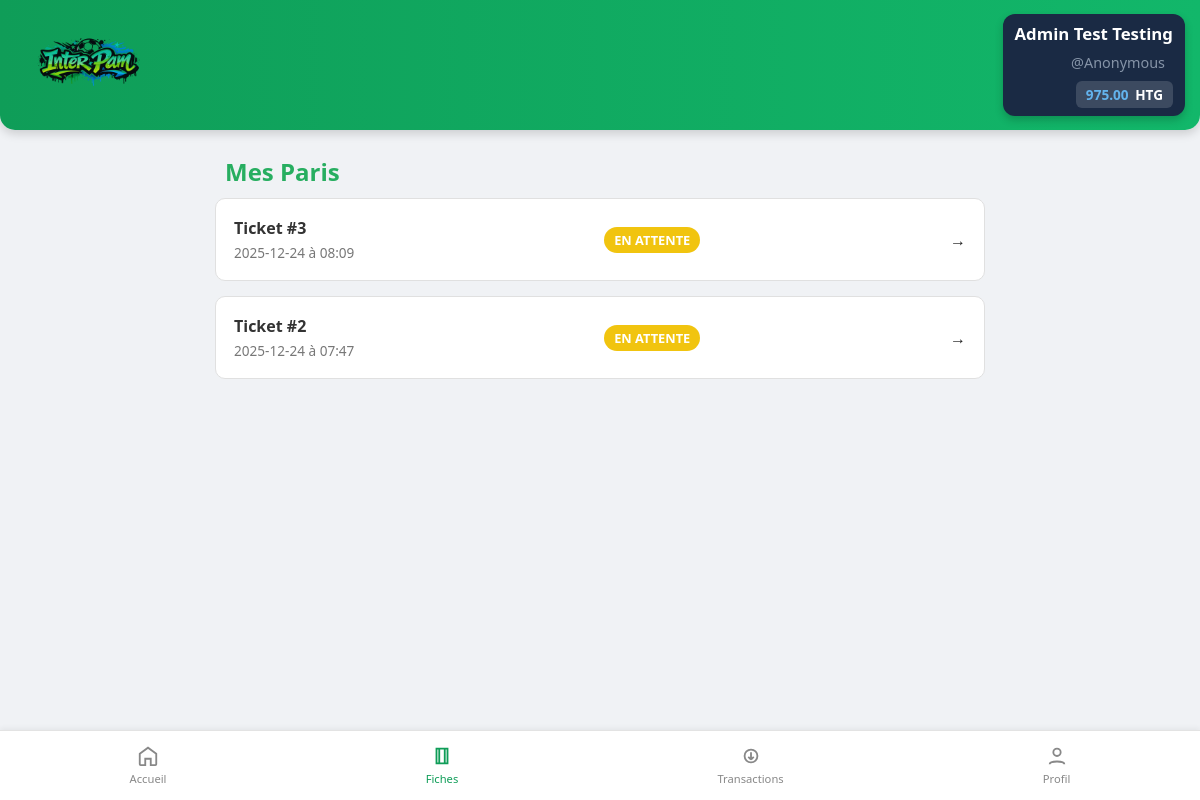
/fiches (signed in), run on an earlier commit of the app's database.
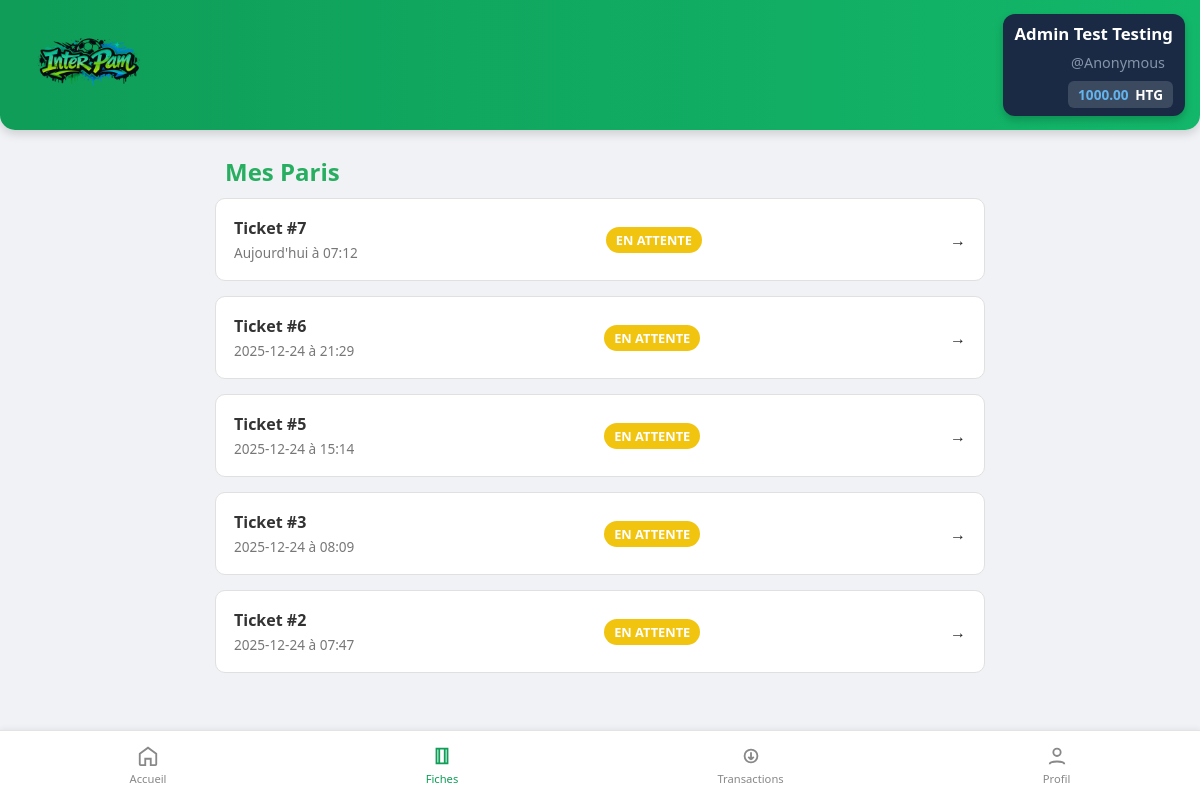
And on a later commit of the database.
### tables this page shows
CREATE TABLE parieurs (
                    id INTEGER PRIMARY KEY AUTOINCREMENT NOT NULL,
                    prenom TEXT NOT NULL,
                    nom TEXT NOT NULL,
                    username TEXT NOT NULL UNIQUE,
                    email TEXT NOT NULL UNIQUE,
                    age INT NOT NULL,
                    classe TEXT NOT NULL,
                    mdp TEXT NOT NULL,
                    created_at TEXT NOT NULL,
                    solde INTEGER DEFAULT 100000,
                    role TEXT DEFAULT 'parieur'
                );

CREATE TABLE paris (
                    id INTEGER PRIMARY KEY AUTOINCREMENT NOT NULL,
                    mise INTEGER NOT NULL,
                    gain_potentiel INTEGER NOT NULL,
                    date_pari TEXT NOT NULL,
                    statut TEXT DEFAULT 'En attente',
                    parieur_id INTEGER,
                    FOREIGN KEY (parieur_id) REFERENCES parieurs(id) ON DELETE CASCADE
                );

### routes.py (the view)
@app.route("/fiches")
def fiches():
    if "username" not in session:
        flash("Veuillez vous connecter !")
        return redirect(url_for("login"))
    user = get_user_by_username(session["username"])
    mes_fiches = get_fiches_detaillees(user["id"])
    return render_template("fiches.html", fiches=mes_fiches)

### data.py (called while the page is built)
def depuis_centimes(centimes):
    if centimes is None:
        return Decimal("0.00")
    return (Decimal(str(centimes)) / Decimal("100")).quantize(Decimal("0.01"))

def get_user_by_username(username):
    try:
        with sqlite3.connect(DB_NAME) as conn:
            conn.row_factory = sqlite3.Row
            cur = conn.cursor()
            cur.execute("SELECT * FROM parieurs WHERE username = ?", (username,))
            user = cur.fetchone()
            if user:
                user_dict = dict(user)
                user_dict["solde"] = depuis_centimes(user_dict["solde"])
                return user_dict
            return None
    except sqlite3.Error as e:
        print(f"Erreur : {e}")
        return None

### routes.py (called while the page is built)
def set_date(date_a_tester):
    try:
        partie_date, partie_heure = date_a_tester.split(" ")
        heure_formatee = partie_heure[:5]
    except ValueError:
        return date_a_tester
    aujourdhui = date.today().isoformat()
    hier = (date.today() - timedelta(days=1)).isoformat()
    demain = (date.today() + timedelta(days=1)).isoformat()
    if partie_date == aujourdhui:
        return f"Aujourd'hui à {heure_formatee}"
    elif partie_date == hier:
        return f"Hier à {heure_formatee}"
    elif partie_date == demain:
        return f"Demain à {heure_formatee}"
    else:
        return f"{partie_date} à {heure_formatee}"

@app.context_processor
def inject_user():
    user = None
    if "username" in session:
        user = get_user_by_username(session["username"])
    return dict(current_user=user)

@app.template_filter("devise")
def format_devise(valeur_centimes):
    return "{:,.2f} HTG".format(valeur_centimes / 100)

### templates/fiches.html (shortened to what this page needs)
{% extends 'base.html' %} {% block css %}
<link rel="stylesheet" href="{{ url_for('static', filename='css/fiches.css') }}" type="text/css" media="all" />
{% endblock %} {% block content %}
<div class="fiches-container">
	<h2 class="section-title">Mes Paris</h2>
	{% if not fiches %}
	<div style="text-align: center; margin-top: 50px;">
		<p>Vous n'avez pas encore placé de paris.</p>
		<a href="{{ url_for('home') }}" class="btn-parier" style="display:inline-block; margin-top:15px; padding:10px 20px; background:#007bff; color:white; border-radius:5px; text-decoration:none;">Commencer à parier</a>
	</div>
	{% else %}
	<div class="fiches-list">
		 {% for id_pari, info in fiches.items() %}
		<details class="pari-card">
			<summary>
				<div class="ticket-info">
					<span class="ticket-id">Ticket #{{ id_pari }}</span>
					<span class="ticket-date">{{ set_date(info.date) }}</span>
				</div>
				 {% set status_class = 'status-en-attente' %} {% if info.statut == 'gagné' %}{% set status_class = 'status-gagne' %} {% elif info.statut == 'perdu' %}{% set status_class = 'status-perdu' %}{% endif %}
				<span class="status-badge {{ status_class }}"> {{ info.statut if info.statut else 'En attente' }} </span>
			</summary>
		</details>
		{% endfor %}
	</div>
	{% endif %}
</div>
{% endblock %}

### templates/base.html (shortened to what this page needs)
<!doctype html>
<html lang="fr">
  <head>
    <link rel="stylesheet" href="{{ url_for('static', filename='css/base.css') }}" />
    {% block css %}{% endblock %}
  </head>
  <body>
    <header class="top-bar">
      <div class="brand"><img src="{{url_for('static', filename='img/logo.png') }}" alt="Logo de InterPam" class="logo"/>
      </div>
      <div class="user-zone">
        <span class="user-name">{{ current_user.prenom|title }} {{ current_user.nom|title }}</span>
        <span class="username">@{{current_user.username}}</span>
        <div class="balance">{{ current_user.solde }} <strong>HTG</strong>
        </div>
      </div>
    </header>
    <main class="content">
      {% block content %} {% endblock %}
    <nav class="bottom-nav">
      <a href="{{ url_for('home') }}" class="nav-item {{ 'active' if request.endpoint == 'home' }}">
        <svg viewBox="0 0 24 24" class="icon">
          <path d="M3 9.5L12 3l9 6.5V21a1 1 0 0 1-1 1h-5v-7h-6v7H4a1 1 0 0 1-1-1V9.5z" />
        </svg>
        <span>Accueil</span>
      </a>
      <a href="{{ url_for('fiches') }}" class="nav-item {{ 'active' if request.endpoint == 'fiches' }}">
        <svg viewBox="0 0 24 24" class="icon">
          <path d="M6 4h12v16H6zM9 4v16M15 4v16" />
        </svg>
        <span>Fiches</span>
      </a>
      <a href="transactions.html" class="nav-item">
        <svg viewBox="0 0 24 24" class="icon">
          <path d="M12 8v8m0 0l-3-3m3 3l3-3M5 12a7 7 0 1 1 14 0 7 7 0 0 1-14 0z" />
        </svg>
        <span>Transactions</span>
      </a>
      <a href="profil.html" class="nav-item">
        <svg viewBox="0 0 24 24" class="icon">
          <circle cx="12" cy="8" r="4" />
          <path d="M4 21c0-4 16-4 16 0" />
        </svg>
        <span>Profil</span>
      </a>
    </nav>
  </body>
</html>

### static/css/base.css (style rules this page uses)
* { margin: 0; padding: 0; box-sizing: border-box; font-family: "Poppins", system-ui, sans-serif; }
body { background: #f0f2f5; color: #222; padding-bottom: 80px; }
.top-bar { width: 100%; height: 130px; background: linear-gradient(90deg, #0f9d58, #12b76a); display: flex; align-items: center; justify-content: space-between; padding: 0 15px; color: white; box-shadow: 0 4px 10px rgba(0, 0, 0, 0.15); z-index: 100; border-radius: 0 0 15px 15px; }
.brand { display: flex; flex-direction: column; align-items: center; gap: 12px; }
.logo { width: 150px; height: auto; padding: 8px; border-radius: 12px; display: block; }
.user-zone { background: #1a2a44; padding: 8px 12px; border-radius: 12px; text-align: right; box-shadow: 0 4px 8px rgba(0, 0, 0, 0.2); min-width: 140px; align-items: center; justify-content: center; align-content: center; line-height: 1.4; }
.user-name { display: block; font-size: 1.05rem; font-weight: 700; color: #fff; margin: 0; padding: 0; }
.username { display: block; font-size: 0.9rem; opacity: 0.8; color: #a0aec0; margin: 8px; }
.balance { background: rgba(255, 255, 255, 0.15); padding: 4px 10px; border-radius: 6px; font-size: 0.85rem; font-weight: 600; color: #63b3ed; display: inline-block; }
.balance strong { color: white; margin-left: 3px; }
.bottom-nav { position: fixed; left: 0; bottom: 0; width: 100%; height: 70px; margin: 0; padding: 0; background: #fff; border-top: 1px solid #e3e3e3; display: flex; justify-content: space-around; align-items: center; box-shadow: 0 -2px 5px rgba(0, 0, 0, 0.05); }
.nav-item { text-decoration: none; color: #888; font-size: 0.7rem; display: flex; flex-direction: column; align-items: center; transition: color 0.2s ease; }
.nav-item .icon { width: 22px; height: 22px; stroke: currentColor; fill: none; stroke-width: 2; margin-bottom: 4px; }
.nav-item.active { color: #0f9d58; }

### static/css/fiches.css (style rules this page uses)
.section-title { color: #27ae60; padding: 5px; margin: 5px; }
.fiches-container { max-width: 800px; margin: 20px auto; padding: 0 15px; }
.pari-card { background: #ffffff; border: 1px solid #e0e0e0; border-radius: 10px; margin-bottom: 15px; transition: all 0.3s cubic-bezier(0.4, 0, 0.2, 1); transition: open 2s ease; }
summary { list-style: none; padding: 18px; cursor: pointer; display: flex; justify-content: space-between; align-items: center; font-weight: 500; }
summary::after { content: '→'; transition: all 0.3s; font-weight: bold; }
.ticket-info { display: flex; flex-direction: column; gap: 4px; }
.ticket-id { font-weight: bold; color: #333; }
.ticket-date { font-size: 0.85em; color: #777; }
.status-badge { padding: 4px 10px; border-radius: 20px; font-size: 0.8em; font-weight: bold; text-transform: uppercase; color: #fff; }
.status-en-attente { background-color: #f1c40f; }

What changed in the data, as far as the page shows it:
added paris: id "7", date_pari "Aujourd'hui à 07:12", statut "EN ATTENTE"
added paris: id "6", date_pari "2025-12-24 à 21:29", statut "EN ATTENTE"
added paris: id "5", date_pari "2025-12-24 à 15:14", statut "EN ATTENTE"
Also different on the page:
{{ current_user.solde }}: "975.00" → "1000.00"
